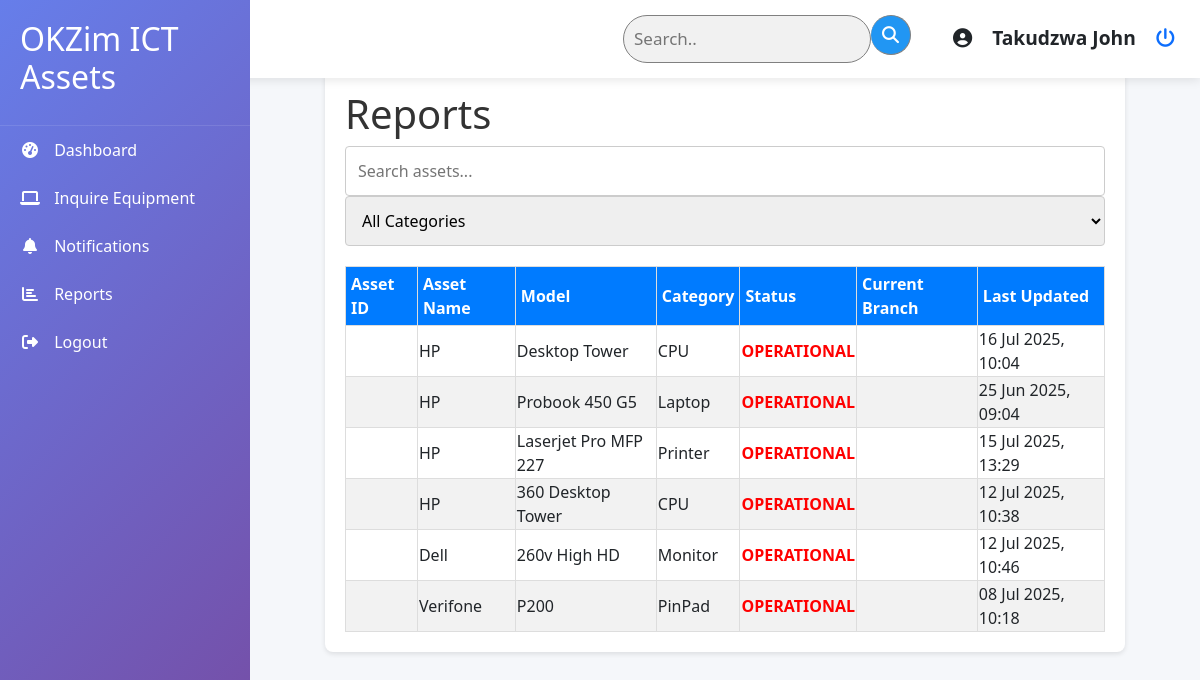
The page /asset_management/reports/ (signed in) on the database as committed earlier.
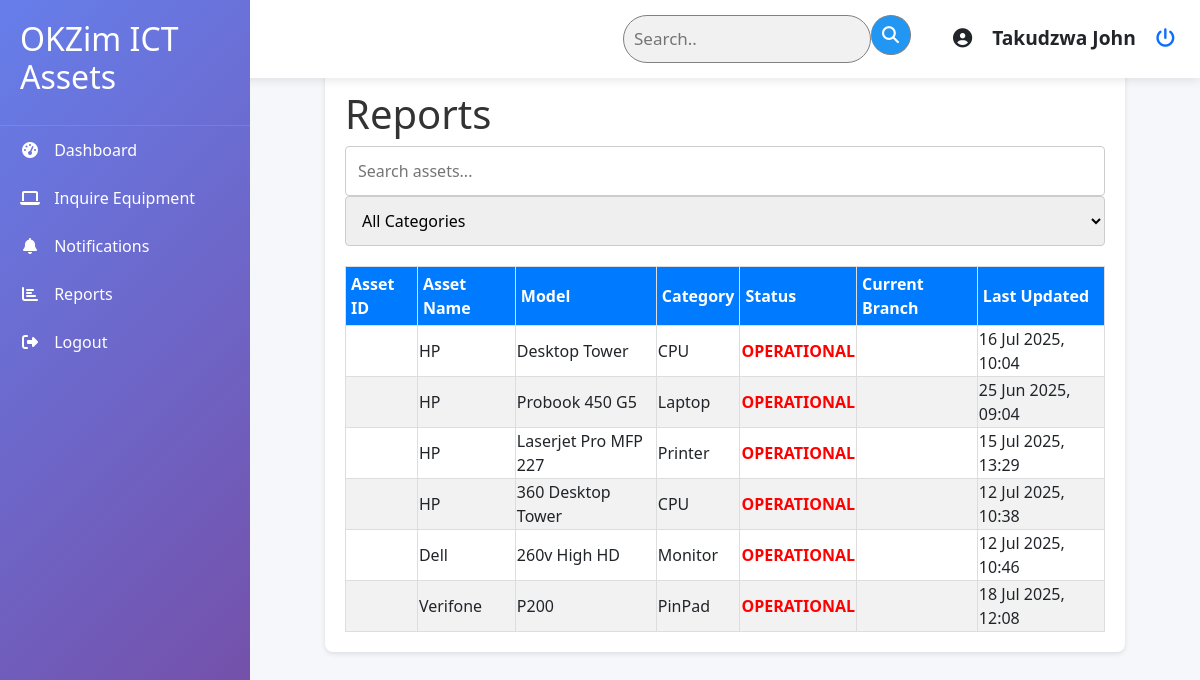
The same page on the database as committed later.
### asset_management/models.py (models this page shows, shortened)
class Asset(models.Model):
    ASSET_STATUS_CHOICES = [
        ("OPERATIONAL", "Operational"),
        ("NON_OPERATIONAL", "Non-Operational"),
        ("DECOMMISSIONED", "Decommissioned"),
        ("LOST", "Lost"),
        ("STOLEN", "Stolen"),
    ]
    TRANSFER_STATUS = [
        ("PROCESSING", "PROCESSING"),
        ("RECEIVED", "RECEIVED"),
    ]
    asset_tag = models.CharField(max_length=50, unique=True)
    name = models.CharField(max_length=200)
    category = models.ForeignKey(AssetCategory, on_delete=models.PROTECT)
    model = models.CharField(max_length=100)
    serial_number = models.CharField(max_length=100, unique=True)
    purchase_date = models.DateField()
    vendor = models.ForeignKey(Vendor, on_delete=models.PROTECT)
    status = models.CharField(
        max_length=20, choices=ASSET_STATUS_CHOICES, default="OPERATIONAL"
    )
    assigned_department = models.ForeignKey(
        Department, on_delete=models.PROTECT, related_name="assets", null=True, blank=True
    )
    assigned_branch = models.ForeignKey(
        Branch, on_delete=models.PROTECT, related_name="assets", null=True, blank=True
    )
    notes = models.TextField(blank=True)
    created_at = models.DateTimeField(auto_now_add=True)
    updated_at = models.DateTimeField(auto_now=True)
    transfer_status = models.CharField(choices=TRANSFER_STATUS, default="RECEIVED")

class AssetCategory(models.Model):
    name = models.CharField(max_length=100)
    def __str__(self):
        return self.name
    class Meta:
        verbose_name_plural = "Asset Categories"

### asset_management/views.py (the view)
# urls.py: path('asset_management/reports/', views.reports, name='reports'),
@login_required
def reports(request):
    assets = Asset.objects.all()
    context = {
        "assets": assets,
    }
    return render(request, "reports.html", context)

### asset_management/templates/reports.html (shortened to what this page needs)
{% extends 'base.html' %}
{% load static %}
{% block content %}
<div class="reports">
    <div class="container">
        <h1>Reports</h1>
        <input type="text" id="searchInput" placeholder="Search assets..." class="search-bar">
        <select id="categoryFilter" class="filter-dropdown">
            <option value="">All Categories</option>
        </select>
        <table class="styled-table">
            <thead>
                <tr>
                    <th>Asset ID</th>
                    <th>Asset Name</th>
                    <th>Model</th>
                    <th>Category</th>
                    <th>Status</th>
                    <th>Current Branch</th>
                    <th>Last Updated</th>
                </tr>
            </thead>
            <tbody id="assetTableBody">
                {% for asset in assets %}
                <tr>
                    <td>{{ asset.asset_id }}</td>
                    <td>{{ asset.name }}</td>
                    <td>{{ asset.model }}</td>
                    <td class="asset-category">{{ asset.category }}</td>
                    <td
                        class="{% if asset.status == 'In Use' %}status-active{% elif asset.status == 'Maintenance' %}status-warning{% else %}status-idle{% endif %}">
                        {{ asset.status }}</td>
                    <td>{{ asset.current_branch }}</td>
                    <td>{{ asset.updated_at|date:"d M Y, H:i" }}</td>
                </tr>
                {% empty %}
                <tr>
                    <td colspan="7">No assets available</td>
                </tr>
                {% endfor %}
            </tbody>
        </table>
    </div>
</div>
{% endblock %}

Rows that differ between the two databases and show on the page:
changed Asset "Verifone": updated_at "08 Jul 2025, 10:18" → "18 Jul 2025, 12:08"
